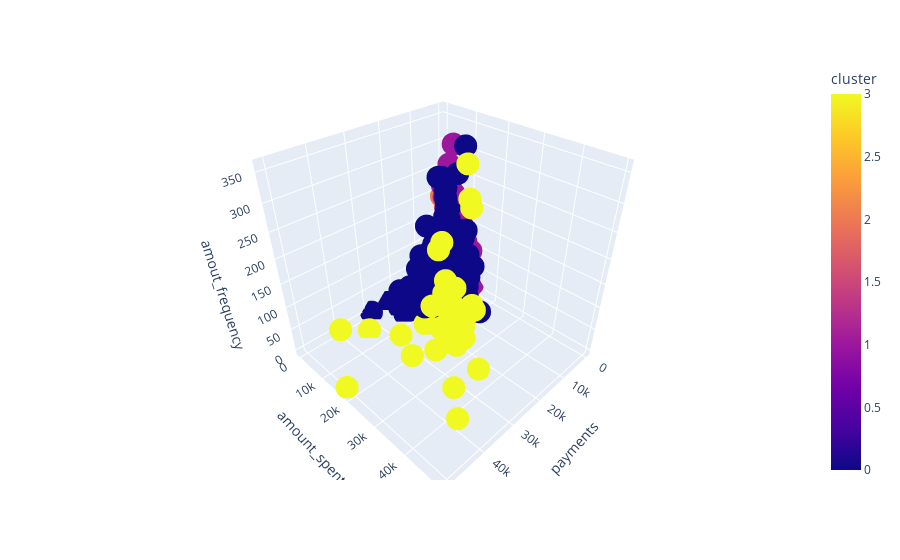

The code cell stored with this chart in its notebook:
### Markdown cell above
### 9.2 - Visualization Inspection

### Code cell
fig = px.scatter_3d(df9, x='payments', y='amount_spent', z='amout_frequency', color='cluster')
fig.show()

### Figure 1 — Plotly figure (JSON) as saved in the notebook; plotly's stock layout.template omitted (floating-point values rounded to 4 significant figures; data arrays with more than 128 entries replaced by an {"elided": "..."} marker saying what was removed)
{"data": [{"hovertemplate": "payments=%{x}<br>amount_spent=%{y}<br>amout_frequency=%{z}<br>cluster=%{marker.color}<extra></extra>", "legendgroup": "", "marker": {"color": {"elided": "8636 int values"}, "coloraxis": "coloraxis", "symbol": "circle"}, "mode": "markers", "name": "", "scene": "scene", "showlegend": false, "type": "scatter3d", "x": {"elided": "8636 float values"}, "y": {"elided": "8636 float values"}, "z": {"elided": "8636 int values"}}], "layout": {"coloraxis": {"colorbar": {"title": {"text": "cluster"}}, "colorscale": [[0, "#0d0887"], [0.1111, "#46039f"], [0.2222, "#7201a8"], [0.3333, "#9c179e"], [0.4444, "#bd3786"], [0.5556, "#d8576b"], [0.6667, "#ed7953"], [0.7778, "#fb9f3a"], [0.8889, "#fdca26"], [1, "#f0f921"]]}, "legend": {"tracegroupgap": 0}, "margin": {"t": 60}, "scene": {"domain": {"x": [0, 1], "y": [0, 1]}, "xaxis": {"title": {"text": "payments"}}, "yaxis": {"title": {"text": "amount_spent"}}, "zaxis": {"title": {"text": "amout_frequency"}}}}}
